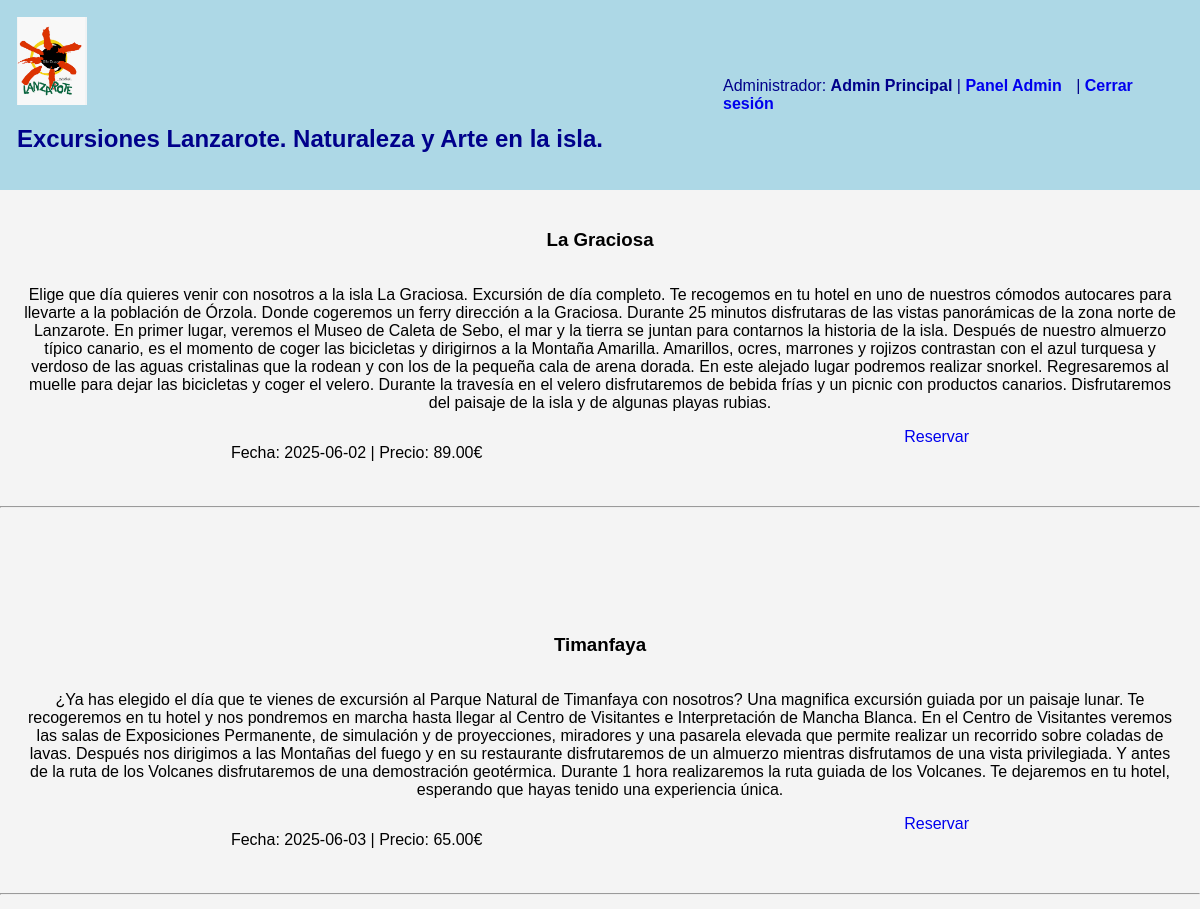
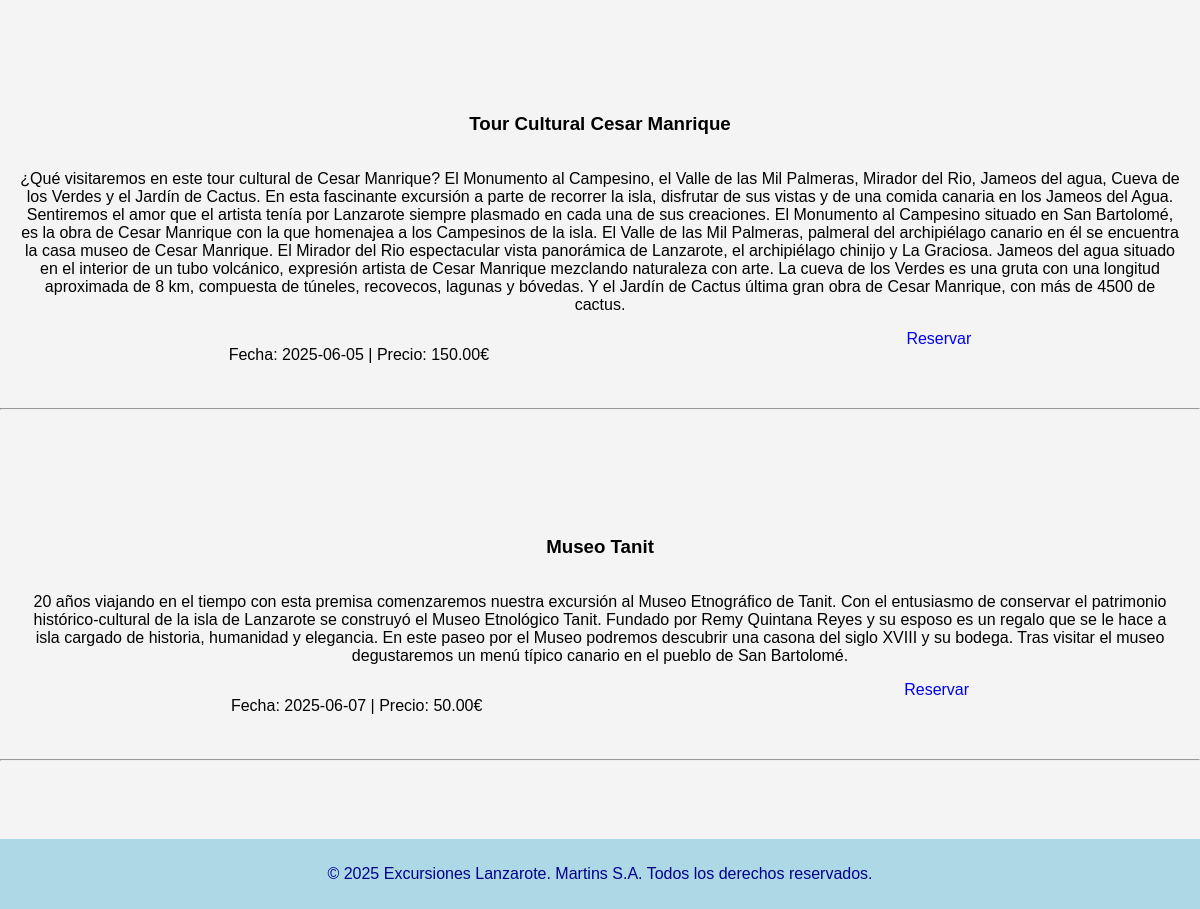
Page /proyecto_daw2/index.php (signed in) on the committed database (2 pictures, top to bottom).
### tables this page shows
CREATE TABLE IF NOT EXISTS excursiones (
    id INT AUTO_INCREMENT PRIMARY KEY,
    titulo VARCHAR(150) NOT NULL,
    descripcion TEXT,
    fecha DATE NOT NULL,
    duracion_horas INT NOT NULL,
    precio DECIMAL(8,2) NOT NULL
   
);

### proyecto_daw2/index.php (the view, shortened to what this page needs)
<!DOCTYPE html>
<html lang="en">
<head>
    <link rel="stylesheet"href="estilo.css">
</head>
<body>
<main>
<?php
include 'includes/db.php';
include 'includes/header.php';
$sql = "SELECT * FROM excursiones ORDER BY fecha";
$resultado = $conexion->query($sql);
while ($fila = $resultado->fetch_assoc()) {
    echo '<div class="opciones-container" class="opcion" class="opcion-info">';
    echo "<h3>{$fila['titulo']}</h3>";
    echo "<p>{$fila['descripcion']}</p>";
    echo "<p>Fecha: {$fila['fecha']} | Precio: {$fila['precio']}€ </p>";
    echo "<a href='reserva.php?id={$fila['id']}'>Reservar</a>";
    echo "</div><hr>";
    echo "<div style='height: 80px;'></div>";
}
?>
</main>
    <footer>
        <p>&copy; 2025 Excursiones Lanzarote. Martins S.A. Todos los derechos reservados.</p>
     </footer>
</body>
</html>

### proyecto_daw2/estilo.css (style rules this page uses)
body { font-family: sans-serif; margin: 0; padding: 0; background-color: #f4f4f4; margin-bottom: 60px; }
a { text-decoration: none; }
main { flex: 1; }
.opciones-container { display: flex; flex-wrap: wrap; justify-content: space-around; padding: 20px; font-family: sans-serif; padding-bottom: 20px; text-align: center; }
footer { background-color: lightblue; color: darkblue; text-align: center; padding: 10px 0; width: 100%; position: fixed; bottom: 0; left: 0; }

### rows in the picture
excursiones: titulo "La Graciosa", descripcion "Elige que día quieres venir con nosotros a la isla La Graciosa. Excursión de día completo. Te recogemos en tu hotel en uno de nuestros cómodos autocares para llevarte a la población de Órzola. Donde cogeremos un ferry dirección a la Graciosa. Durante 25 minutos disfrutaras de las vistas panorámicas de la zona norte de Lanzarote. En primer lugar, veremos el Museo de Caleta de Sebo, el mar y la tierra se juntan para contarnos la historia de la isla. Después de nuestro almuerzo típico canario, es el momento de coger las bicicletas y dirigirnos a la Montaña Amarilla. Amarillos, ocres, marrones y rojizos contrastan con el azul turquesa y verdoso de las aguas cristalinas que la rodean y con los…", fecha "2025-06-02", precio "89.00"
excursiones: titulo "Timanfaya", descripcion "¿Ya has elegido el día que te vienes de excursión al Parque Natural de Timanfaya con nosotros? Una magnifica excursión guiada por un paisaje lunar. Te recogeremos en tu hotel y nos pondremos en marcha hasta llegar al Centro de Visitantes e Interpretación de Mancha Blanca. En el Centro de Visitantes veremos las salas de Exposiciones Permanente, de simulación y de proyecciones, miradores y una pasarela elevada que permite realizar un recorrido sobre coladas de lavas. Después nos dirigimos a las Montañas del fuego y en su restaurante disfrutaremos de un almuerzo mientras disfrutamos de una vista privilegiada. Y antes de la ruta de los Volcanes disfrutaremos de una demostración geotérmica.…", fecha "2025-06-03", precio "65.00"
excursiones: titulo "Tour Cultural Cesar Manrique", descripcion "¿Qué visitaremos en este tour cultural de Cesar Manrique? El Monumento al Campesino, el Valle de las Mil Palmeras, Mirador del Rio, Jameos del agua, Cueva de los Verdes y el Jardín de Cactus. En esta fascinante excursión a parte de recorrer la isla, disfrutar de sus vistas y de una comida canaria en los Jameos del Agua. Sentiremos el amor que el artista tenía por Lanzarote siempre plasmado en cada una de sus creaciones. El Monumento al Campesino situado en San Bartolomé, es la obra de Cesar Manrique con la que homenajea a los Campesinos de la isla. El Valle de las Mil Palmeras, palmeral del archipiélago canario en él se encuentra la casa museo de Cesar Manrique. El Mirador del Rio…", fecha "2025-06-05", precio "150.00"
excursiones: titulo "Museo Tanit", descripcion "20 años viajando en el tiempo con esta premisa comenzaremos nuestra excursión al Museo Etnográfico de Tanit. Con el entusiasmo de conservar el patrimonio histórico-cultural de la isla de Lanzarote se construyó el Museo Etnológico Tanit. Fundado por Remy Quintana Reyes y su esposo es un regalo que se le hace a isla cargado de historia, humanidad y elegancia. En este paseo por el Museo podremos descubrir una casona del siglo XVIII y su bodega. Tras visitar el museo degustaremos un menú típico canario en el pueblo de San Bartolomé.", fecha "2025-06-07", precio "50.00"

### other values in the picture
$_SESSION['admin_nombre'] "Admin Principal"
